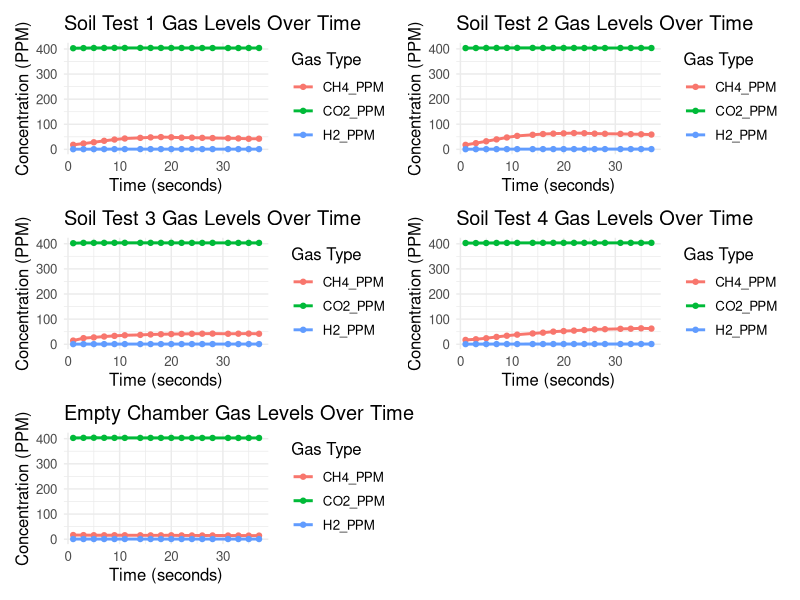
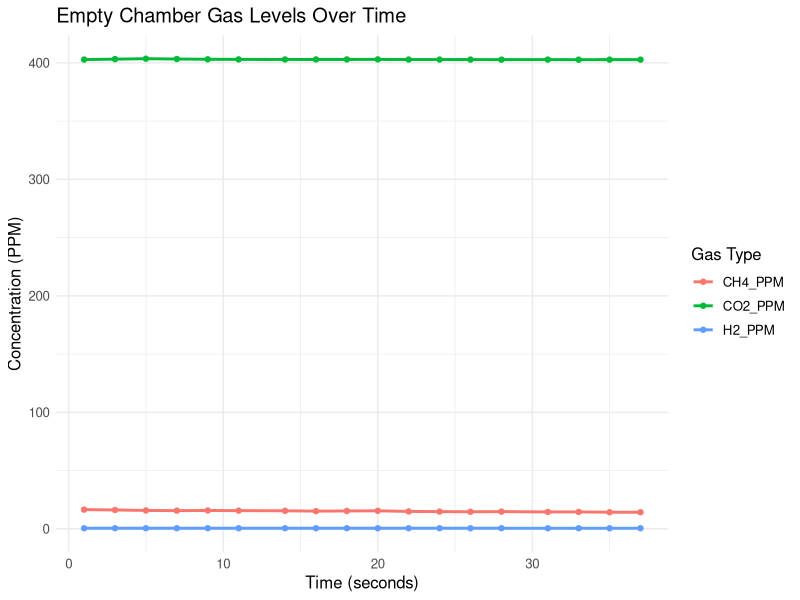
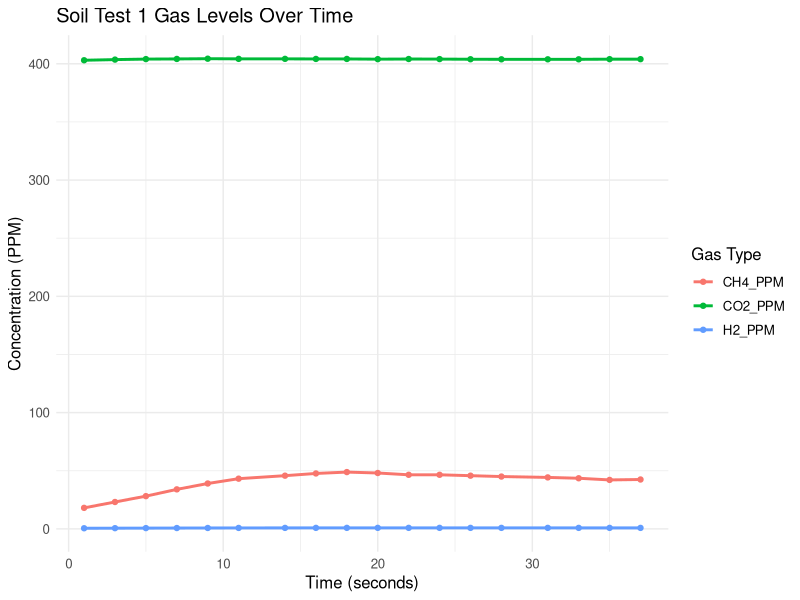
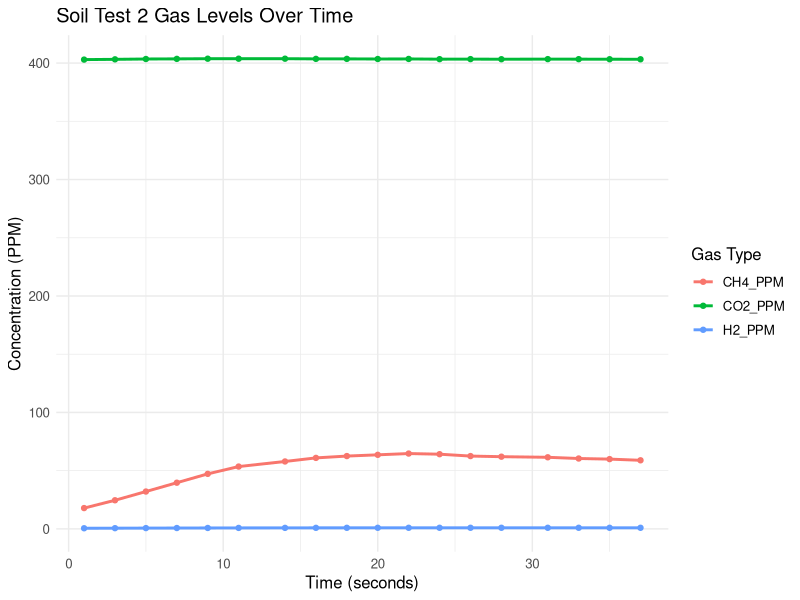
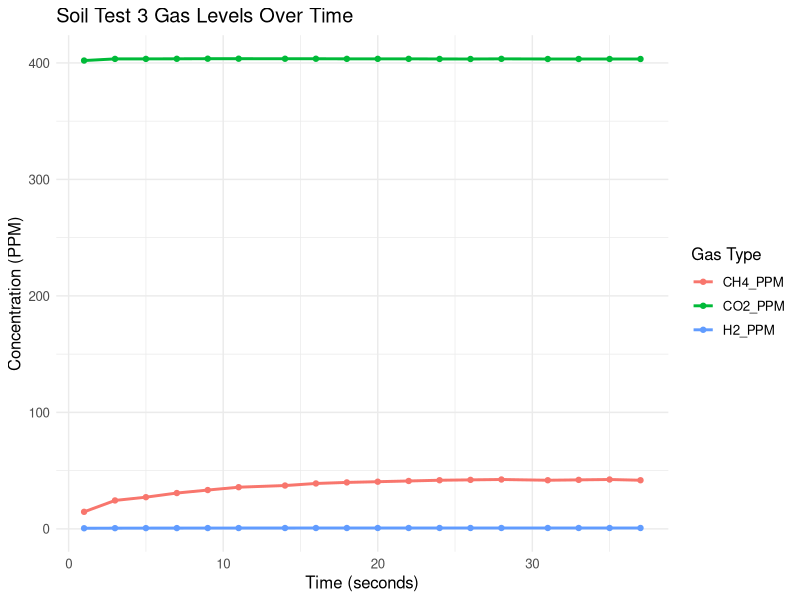
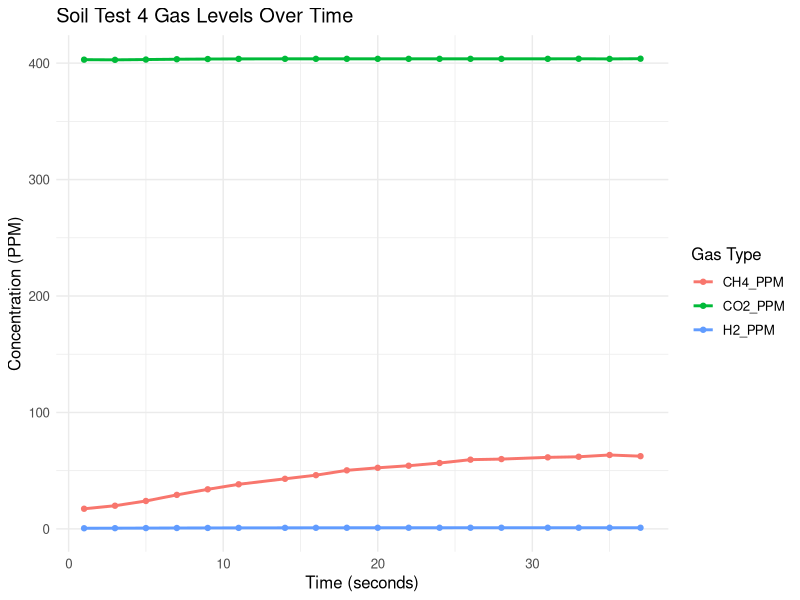

R code for these plots, in order: (Note: this script raises an error after producing the figures.)
# Load necessary libraries
library(ggplot2)
library(tidyr)
library(patchwork)

# Read the empty chamber dataset
empty_chamber <- read.csv("evrenselGasNorms1.csv")

# Read the individual soil test data (assuming you have them in separate CSV files)
soil_test1 <- read.csv("evrenselGasSoil1.csv")
soil_test2 <- read.csv("evrenselGasSoil2.csv")
soil_test3 <- read.csv("evrenselGasSoil3.csv")
soil_test4 <- read.csv("evrenselGasSoil4.csv")

plot_gas_line <- function(data, title) {
  # Convert data to long format for ggplot
  data_long <- pivot_longer(data, 
                            cols = c(CO2_PPM, CH4_PPM, H2_PPM), 
                            names_to = "Gas", 
                            values_to = "PPM")
  
  # Create the plot
  ggplot(data_long, aes(x = Seconds, y = PPM, color = Gas)) +
    geom_line(linewidth = 1) +  # Line thickness
    geom_point() +         # Add points
    labs(title = title,
         x = "Time (seconds)",
         y = "Concentration (PPM)",
         color = "Gas Type") +
    theme_minimal() +      # Minimal theme
    theme(text = element_text(size = 12)) # Increase font size
}

plot_empty_chamber <- plot_gas_line(empty_chamber, "Empty Chamber Gas Levels Over Time")

plot_soil_test1 <- plot_gas_line(soil_test1, "Soil Test 1 Gas Levels Over Time")
plot_soil_test2 <- plot_gas_line(soil_test2, "Soil Test 2 Gas Levels Over Time")
plot_soil_test3 <- plot_gas_line(soil_test3, "Soil Test 3 Gas Levels Over Time")
plot_soil_test4 <- plot_gas_line(soil_test4, "Soil Test 4 Gas Levels Over Time")

ffinal_plot <- (plot_soil_test1 + plot_soil_test2 +
  plot_soil_test3 + plot_soil_test4 + plot_layout(ncol = 2)) + plot_empty_chamber +
  plot_layout(ncol = 2)

# Print the final combined plot
print(final_plot)


# Print the final combined plot
print(final_plot)

